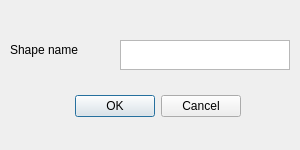
<?xml version="1.0" encoding="UTF-8"?>
<ui version="4.0">
 <class>enterNameDialog</class>
 <widget class="QDialog" name="enterNameDialog">
  <property name="geometry">
   <rect>
    <x>0</x>
    <y>0</y>
    <width>300</width>
    <height>150</height>
   </rect>
  </property>
  <property name="windowTitle">
   <string>Dialog</string>
  </property>
  <widget class="QDialogButtonBox" name="buttonBox">
   <property name="geometry">
    <rect>
     <x>-100</x>
     <y>90</y>
     <width>341</width>
     <height>32</height>
    </rect>
   </property>
   <property name="orientation">
    <enum>Qt::Horizontal</enum>
   </property>
   <property name="standardButtons">
    <set>QDialogButtonBox::Cancel|QDialogButtonBox::Ok</set>
   </property>
  </widget>
  <widget class="QTextEdit" name="nameTextEdit">
   <property name="geometry">
    <rect>
     <x>120</x>
     <y>40</y>
     <width>170</width>
     <height>30</height>
    </rect>
   </property>
  </widget>
  <widget class="QLabel" name="nameLabel">
   <property name="geometry">
    <rect>
     <x>10</x>
     <y>40</y>
     <width>90</width>
     <height>20</height>
    </rect>
   </property>
   <property name="text">
    <string>Shape name</string>
   </property>
  </widget>
 </widget>
 <resources/>
 <connections>
  <connection>
   <sender>buttonBox</sender>
   <signal>accepted()</signal>
   <receiver>enterNameDialog</receiver>
   <slot>accept()</slot>
   <hints>
    <hint type="sourcelabel">
     <x>248</x>
     <y>254</y>
    </hint>
    <hint type="destinationlabel">
     <x>157</x>
     <y>274</y>
    </hint>
   </hints>
  </connection>
  <connection>
   <sender>buttonBox</sender>
   <signal>rejected()</signal>
   <receiver>enterNameDialog</receiver>
   <slot>reject()</slot>
   <hints>
    <hint type="sourcelabel">
     <x>316</x>
     <y>260</y>
    </hint>
    <hint type="destinationlabel">
     <x>286</x>
     <y>274</y>
    </hint>
   </hints>
  </connection>
 </connections>
</ui>
